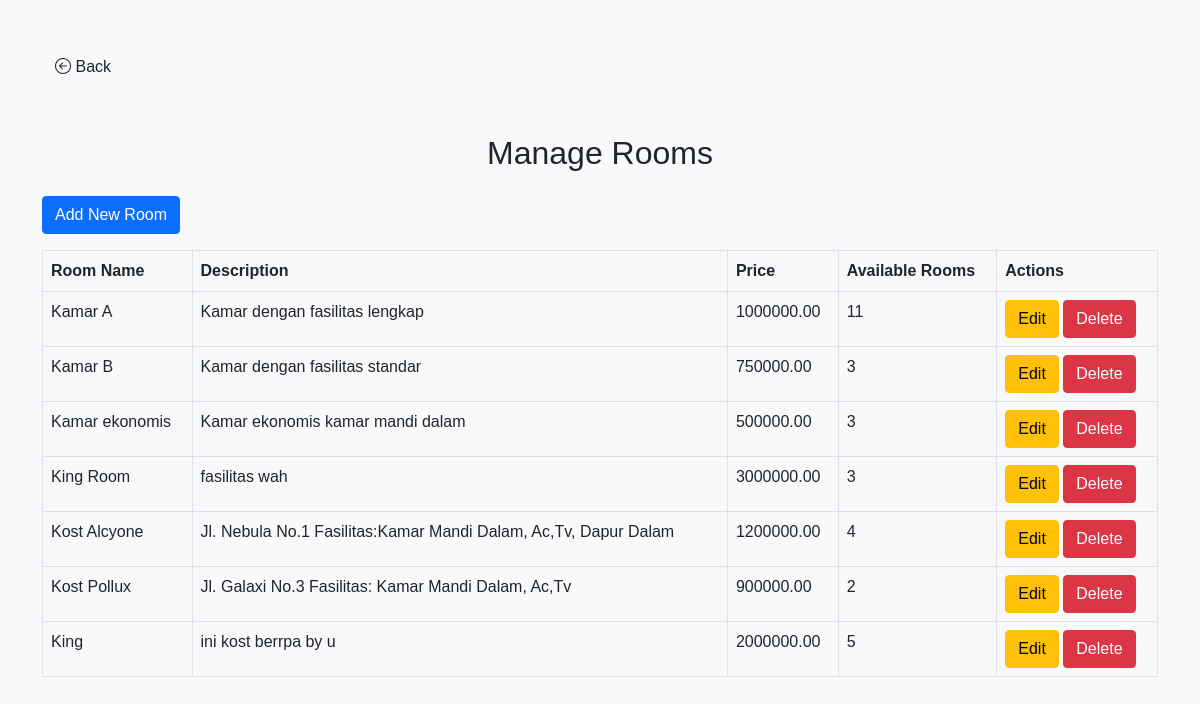
Screenshot of /admin_rooms.php (signed in) with the database file from the repository.
### tables this page shows
CREATE TABLE `rooms` (
  `id` int(11) NOT NULL,
  `name` varchar(100) NOT NULL,
  `description` text NOT NULL,
  `price` decimal(10,2) NOT NULL,
  `available_rooms` int(11) NOT NULL
);

### admin_rooms.php (the view, shortened to what this page needs)
<?php
include 'config.php';
$sql = "SELECT * FROM rooms";
$result = $conn->query($sql);
?>
<!doctype html>
<html lang="en">
<head>
    <link href="https://cdn.jsdelivr.net/npm/bootstrap@5.0.2/dist/css/bootstrap.min.css" rel="stylesheet">
    <link href="https://cdnjs.cloudflare.com/ajax/libs/bootstrap-icons/1.8.1/font/bootstrap-icons.min.css" rel="stylesheet">
    <link rel="stylesheet" href="css/style.css">
</head>
<body>
    <div class="container mt-5">
        <a href="index.php" class="btn mb-5"><i class="bi bi-arrow-left-circle"></i> Back</a> <br>
        <center><h2>Manage Rooms</h2></center>
        <a href="add_room.php" class="btn btn-primary mb-3 mt-3">Add New Room</a>
        <table class="table table-bordered">
            <thead>
                <tr>
                    <th>Room Name</th>
                    <th>Description</th>
                    <th>Price</th>
                    <th>Available Rooms</th>
                    <th>Actions</th>
                </tr>
            </thead>
            <tbody>
                <?php while ($room = $result->fetch_assoc()): ?>
                    <tr>
                        <td><?php echo $room['name']; ?></td>
                        <td><?php echo $room['description']; ?></td>
                        <td><?php echo $room['price']; ?></td>
                        <td><?php echo $room['available_rooms']; ?></td>
                        <td>
                            <a href="edit_room.php?id=<?php echo $room['id']; ?>" class="btn btn-warning">Edit</a>
                            <a href="delete_room.php?id=<?php echo $room['id']; ?>" class="btn btn-danger" onclick="return confirm('Are you sure you want to delete this room?');">Delete</a>
                        </td>
                    </tr>
                <?php endwhile; ?>
            </tbody>
        </table>
    </div>
</body>
</html>

### css/style.css (style rules this page uses)
:root { --primary-color: #829460; }
body { font-family: 'Poppins', sans-serif; background-color: #DEF5E5; }
* { z-index: 3; }
body { font-family: 'Poppins', sans-serif; background-color: #f8f9fa; }

### rows the page displays
rooms: name "Kamar A", description "Kamar dengan fasilitas lengkap", price "1000000.00", available_rooms "11"
rooms: name "Kamar B", description "Kamar dengan fasilitas standar", price "750000.00", available_rooms "3"
rooms: name "Kamar ekonomis", description "Kamar ekonomis kamar mandi dalam", price "500000.00", available_rooms "3"
rooms: name "King Room", description "fasilitas wah", price "3000000.00", available_rooms "3"
rooms: name "Kost Alcyone", description "Jl. Nebula No.1 Fasilitas:Kamar Mandi Dalam, Ac,Tv, Dapur Dalam", price "1200000.00", available_rooms "4"
rooms: name "Kost Pollux", description "Jl. Galaxi No.3 Fasilitas: Kamar Mandi Dalam, Ac,Tv", price "900000.00", available_rooms "2"
rooms: name "King", description "ini kost berrpa by u", price "2000000.00", available_rooms "5"
